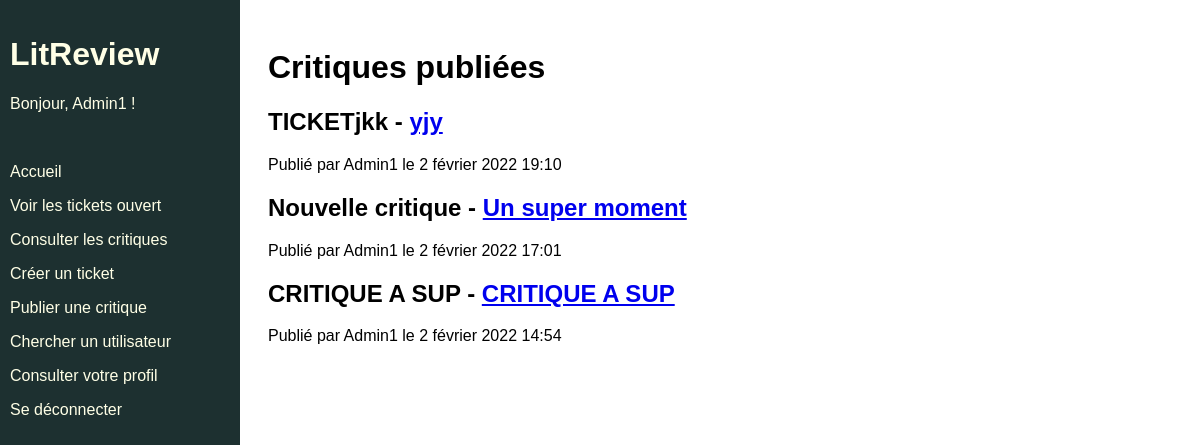
The app's page /review/list (signed in), older data.
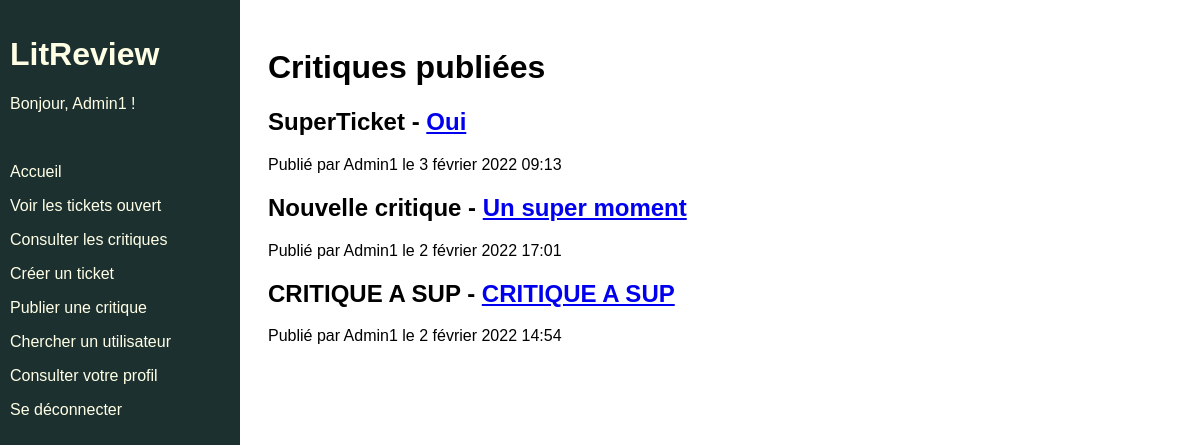
The same page, newer data.
### blog/models.py (models this page shows, shortened)
class Review(models.Model):
    ticket = models.ForeignKey(to=Ticket, on_delete=models.CASCADE, blank=True, null=True)
    rating = models.PositiveSmallIntegerField(verbose_name='Notes', validators=[MinValueValidator(0), MaxValueValidator(5)])
    headline = models.CharField(verbose_name="Titre", max_length=128)
    body = models.TextField(verbose_name="Critique",max_length=8192, blank=True)
    user = models.ForeignKey(to=settings.AUTH_USER_MODEL, on_delete=models.CASCADE)
    time_created = models.DateTimeField(auto_now_add=True)
    content_reference = models.CharField(verbose_name='Titre de la référence', max_length=80, blank=True, null=True)
    content_author = models.CharField(verbose_name='Nom de l\'auteur', max_length=80, blank=True, null=True)
    content_picture = models.ImageField(verbose_name='Image', upload_to='ticket', blank=True, null=True)
    publication_year = models.IntegerField(verbose_name='Date de publication',
                                           validators=[MinValueValidator(-400),MaxValueValidator(datetime.date.today().year+1)],
                                           blank=True, null=True)
    class Meta:
        ordering = ['-time_created']

### authentication/models.py (models this page shows)
class User(AbstractUser):
    CREATOR = 'CREATEUR'
    SUBSCRIBER = 'ABONNE'
    ROLE_CHOICES = (
        (CREATOR, 'Créateur'),
        (SUBSCRIBER, 'Abonné'),
    )
    profile_photo = models.ImageField(verbose_name='photo de profil')
    role = models.CharField(max_length=30, choices=ROLE_CHOICES, verbose_name='rôle')

### blog/views.py (the view)
# urls.py: path('review/list', views.review_list_view, name='review-list'),
@login_required
def review_list_view(request):
    review_objects = Review.objects.all()
    context = {
        'review_objects': review_objects
    }
    return render(request, "tickets_reviews/review_list.html", context)

### blog/templates/tickets_reviews/review_list.html (shortened to what this page needs)
{% extends 'base.html' %}
{% block content %}
<h1> Critiques publiées </h1>
{% if review_objects %}
        {% for review in review_objects %}
            <p>
                <h2>{{ review.content_reference }} - <a href="{{ review.id }}">{{ review.headline }}</a></h2>
                <p>Publié par {{ review.user }} le {{ review.time_created}}</p>
            </p>
        {% endfor %}
    {% else %}
        <p> Pour le moment, aucune critique n'a été publiée. </p>
{% endif %}
{% endblock %}

Row changes from the older to the newer data that the page shows:
removed Review: content_reference "TICKETjkk", headline "yjy", user "Admin1", time_created "2 février 2022 19:10"
added Review: content_reference "SuperTicket", headline "Oui", user "Admin1", time_created "3 février 2022 09:13"
